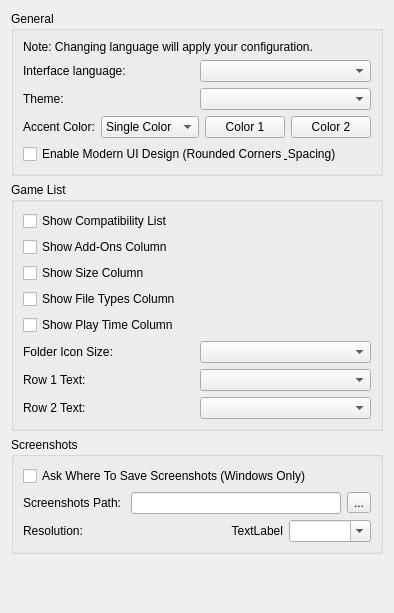
<?xml version="1.0" encoding="UTF-8"?>
<ui version="4.0">
 <class>ConfigureUi</class>
 <widget class="QWidget" name="ConfigureUi">
  <property name="geometry">
   <rect>
    <x>0</x>
    <y>0</y>
    <width>363</width>
    <height>613</height>
   </rect>
  </property>
  <property name="windowTitle">
   <string>Form</string>
  </property>
  <property name="accessibleName">
   <string>UI</string>
  </property>
  <layout class="QVBoxLayout" name="verticalLayout">
   <item>
    <widget class="QGroupBox" name="general_groupBox">
     <property name="title">
      <string>General</string>
     </property>
     <layout class="QHBoxLayout" name="horizontalLayout">
      <item>
       <layout class="QVBoxLayout" name="verticalLayout_2">
        <item>
         <widget class="QLabel" name="label_change_language_info">
          <property name="text">
           <string>Note: Changing language will apply your configuration.</string>
          </property>
          <property name="wordWrap">
           <bool>true</bool>
          </property>
         </widget>
        </item>
        <item>
         <layout class="QHBoxLayout" name="horizontalLayout_2">
          <item>
           <widget class="QLabel" name="language_label">
            <property name="text">
             <string>Interface language:</string>
            </property>
           </widget>
          </item>
          <item>
           <widget class="QComboBox" name="language_combobox"/>
          </item>
         </layout>
        </item>
        <item>
         <layout class="QHBoxLayout" name="horizontalLayout_3">
          <item>
           <widget class="QLabel" name="theme_label">
            <property name="text">
             <string>Theme:</string>
            </property>
           </widget>
          </item>
          <item>
           <widget class="QComboBox" name="theme_combobox"/>
          </item>
         </layout>
        </item>
        <item>
         <layout class="QHBoxLayout" name="horizontalLayout_accent">
          <item>
           <widget class="QLabel" name="accent_color_label">
            <property name="text">
             <string>Accent Color:</string>
            </property>
           </widget>
          </item>
          <item>
           <widget class="QComboBox" name="color_mode_combobox">
            <item>
             <property name="text">
              <string>Single Color</string>
             </property>
            </item>
            <item>
             <property name="text">
              <string>Gradient</string>
             </property>
            </item>
           </widget>
          </item>
          <item>
           <widget class="QPushButton" name="accent_color_button">
            <property name="text">
             <string>Color 1</string>
            </property>
           </widget>
          </item>
          <item>
           <widget class="QPushButton" name="accent_color_button_2">
            <property name="text">
             <string>Color 2</string>
            </property>
           </widget>
          </item>
         </layout>
        </item>
        <item>
         <widget class="QCheckBox" name="enable_modern_ui">
          <property name="text">
           <string>Enable Modern UI Design (Rounded Corners &amp; Spacing)</string>
          </property>
         </widget>
        </item>
       </layout>
      </item>
     </layout>
    </widget>
   </item>
   <item>
    <widget class="QGroupBox" name="GameListGroupBox">
     <property name="title">
      <string>Game List</string>
     </property>
     <layout class="QHBoxLayout" name="GameListHorizontalLayout">
      <item>
       <layout class="QVBoxLayout" name="GeneralVerticalLayout">
        <item>
         <widget class="QCheckBox" name="show_compat">
          <property name="text">
           <string>Show Compatibility List</string>
          </property>
         </widget>
        </item>
        <item>
         <widget class="QCheckBox" name="show_add_ons">
          <property name="text">
           <string>Show Add-Ons Column</string>
          </property>
         </widget>
        </item>
        <item>
         <widget class="QCheckBox" name="show_size">
          <property name="text">
           <string>Show Size Column</string>
          </property>
         </widget>
        </item>
        <item>
         <widget class="QCheckBox" name="show_types">
          <property name="text">
           <string>Show File Types Column</string>
          </property>
         </widget>
        </item>
        <item>
         <widget class="QCheckBox" name="show_play_time">
          <property name="text">
           <string>Show Play Time Column</string>
          </property>
         </widget>
        </item>
        <item>
         <layout class="QHBoxLayout" name="folder_icon_size_qhbox_layout_2">
          <item>
           <widget class="QLabel" name="folder_icon_size_label">
            <property name="text">
             <string>Folder Icon Size:</string>
            </property>
           </widget>
          </item>
          <item>
           <widget class="QComboBox" name="folder_icon_size_combobox"/>
          </item>
         </layout>
        </item>
        <item>
         <layout class="QHBoxLayout" name="row_1_qhbox_layout">
          <item>
           <widget class="QLabel" name="row_1_label">
            <property name="text">
             <string>Row 1 Text:</string>
            </property>
           </widget>
          </item>
          <item>
           <widget class="QComboBox" name="row_1_text_combobox"/>
          </item>
         </layout>
        </item>
        <item>
         <layout class="QHBoxLayout" name="row_2_qhbox_layout">
          <item>
           <widget class="QLabel" name="row_2_label">
            <property name="text">
             <string>Row 2 Text:</string>
            </property>
           </widget>
          </item>
          <item>
           <widget class="QComboBox" name="row_2_text_combobox"/>
          </item>
         </layout>
        </item>
       </layout>
      </item>
     </layout>
    </widget>
   </item>
   <item>
    <widget class="QGroupBox" name="screenshots_GroupBox">
     <property name="title">
      <string>Screenshots</string>
     </property>
     <layout class="QVBoxLayout" name="verticalLayout_4">
      <item>
       <layout class="QVBoxLayout" name="verticalLayout_3">
        <item>
         <widget class="QCheckBox" name="enable_screenshot_save_as">
          <property name="text">
           <string>Ask Where To Save Screenshots (Windows Only)</string>
          </property>
         </widget>
        </item>
        <item>
         <layout class="QHBoxLayout" name="horizontalLayout_4">
          <item>
           <widget class="QLabel" name="label">
            <property name="text">
             <string>Screenshots Path: </string>
            </property>
           </widget>
          </item>
          <item>
           <widget class="QLineEdit" name="screenshot_path_edit"/>
          </item>
          <item>
           <widget class="QToolButton" name="screenshot_path_button">
            <property name="text">
             <string>...</string>
            </property>
           </widget>
          </item>
         </layout>
        </item>
        <item>
         <layout class="QGridLayout" name="gridLayout">
          <property name="spacing">
           <number>6</number>
          </property>
          <item row="0" column="1">
           <layout class="QHBoxLayout" name="horizontalLayout_5">
            <item>
             <widget class="QLabel" name="screenshot_width">
              <property name="text">
               <string>TextLabel</string>
              </property>
              <property name="alignment">
               <set>Qt::AlignmentFlag::AlignRight|Qt::AlignmentFlag::AlignTrailing|Qt::AlignmentFlag::AlignVCenter</set>
              </property>
             </widget>
            </item>
            <item>
             <widget class="QComboBox" name="screenshot_height">
              <property name="editable">
               <bool>true</bool>
              </property>
             </widget>
            </item>
           </layout>
          </item>
          <item row="0" column="0">
           <widget class="QLabel" name="label_3">
            <property name="text">
             <string>Resolution:</string>
            </property>
           </widget>
          </item>
         </layout>
        </item>
       </layout>
      </item>
     </layout>
    </widget>
   </item>
   <item>
    <spacer name="verticalSpacer">
     <property name="orientation">
      <enum>Qt::Orientation::Vertical</enum>
     </property>
     <property name="sizeHint" stdset="0">
      <size>
       <width>20</width>
       <height>40</height>
      </size>
     </property>
    </spacer>
   </item>
  </layout>
 </widget>
 <resources/>
 <connections/>
</ui>
